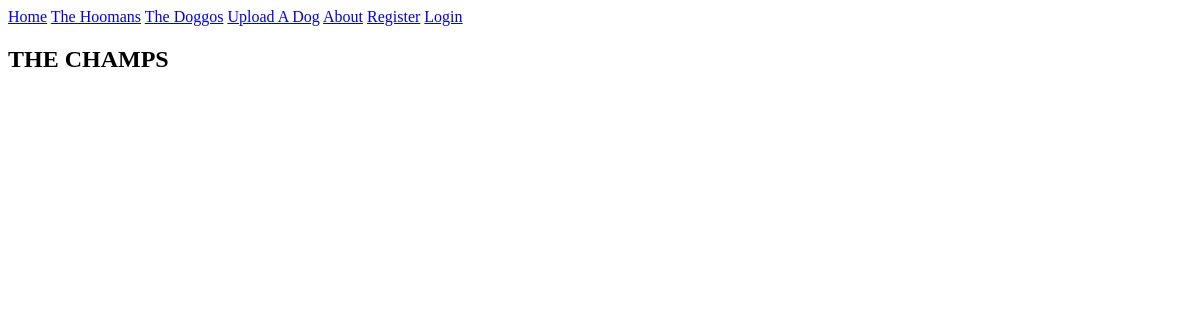
The app's page /doggos/top-dogs, older data.
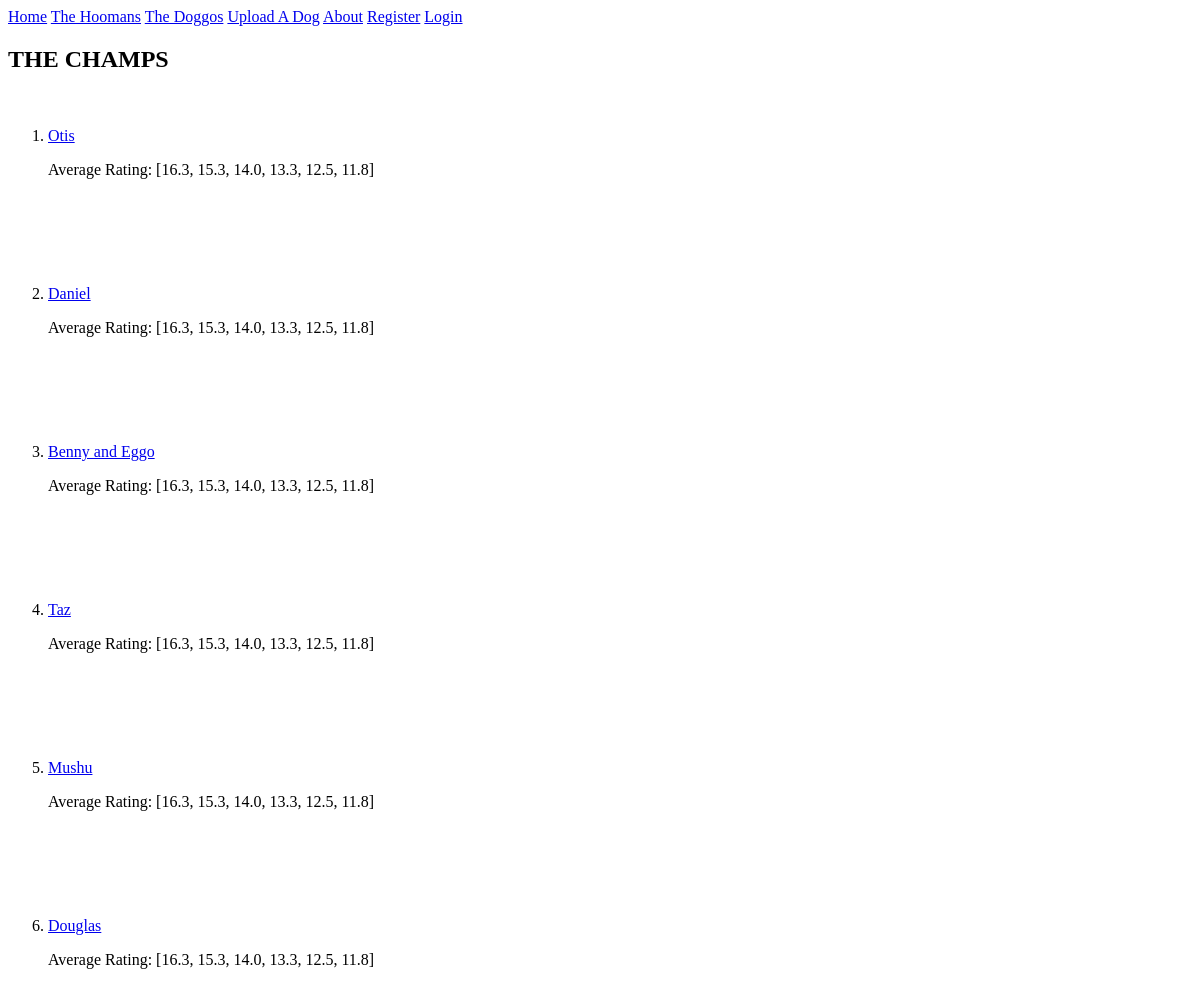
The same page, newer data.
### u_app/models.py (models this page shows)
class Doggo(models.Model):
    name = models.CharField(max_length=200)
    image_url = models.CharField(max_length=500)
    age = models.IntegerField(blank=True)
    description = models.CharField(max_length=500)
    entry_date = models.DateTimeField(auto_now_add=True)
    submitter = models.ForeignKey(MyUser, on_delete=models.CASCADE)
    average_rating = models.IntegerField(default=0)

### u_app/views.py (the view)
# urls.py: path('doggos/top-dogs', views.top_dog_view, name='scoreboard'),
def top_dog_view(request):
    """Query database and calculate average rating for a doggo,
    list in order and limit to top 5 dogs"""
    connection = sqlite3.connect("db.sqlite3")
    cursor = connection.cursor()
    cursor.execute("""
        SELECT
        rated_doggo_id,
        ROUND(AVG(vote_value), 1) as average_rating
        FROM u_app_rating
        GROUP BY rated_doggo_id
        ORDER BY average_rating DESC
        LIMIT 6""")
    ordered_results = cursor.fetchall()     # returns list of tuples (i, j)
    ids = []
    avgs = []
    for (i, j) in ordered_results:
        dog_info = Doggo.objects.get(id=i)
        ids.append(dog_info)
        avg = j
        avgs.append(avg)
    topdog_template_info = {
        "topdogs": ids,
        "topavg": avgs,
    }
    return render(
        request, 'doggo_top_dogs_template.html', topdog_template_info
        )

### u_app/templates/doggo_top_dogs_template.html (shortened to what this page needs)
<!DOCTYPE html>
<html lang="en">
<head>
</head>
{% extends 'base.html' %}
{% block content %}
<body>
    <h2>THE CHAMPS</h2>
    <br>
<ol>
{% for topdog in topdogs %}
    <li><a href="http://localhost:8000/doggos/{{topdog.id}}">{{ topdog.name }}</a>
    <p>Average Rating: {{ topavg }}</p>
    <br>
    <img src='{{topdog.image_url}}' alt="" height="300"><br>
<br><br><br></li>
{% endfor %}
</ol>
</body>
{% endblock content %}

### u_app/templates/base.html
<!DOCTYPE html>
<html>
<head>
</head>
<body>
    <a href="{% url 'home' %}">Home</a>
    <a href="{% url 'users' %}">The Hoomans</a>
    <a href="{% url 'doggo_polls' %}">The Doggos</a>
    <a href="{% url 'register_dog' %}">Upload A Dog</a>
    <a href="{% url 'about_me' %}">About</a>
    {% if user.is_authenticated %}
        Hello, {{ user.email }}
    <a href="{% url 'logout' %}">Logout</a>
    {% else %}
    <a href="{% url 'register' %}">Register</a>
    <a href="{% url 'login' %}">Login</a>
    {% endif %}
{% block content %}{% endblock content %}
</body>
</html>

Row changes from the older to the newer data that the page shows:
added Doggo: name "Otis", topavg "[16.3, 15.3, 14.0, 13.3, 12.5, 11.8]"
added Doggo: name "Daniel", topavg "[16.3, 15.3, 14.0, 13.3, 12.5, 11.8]"
added Doggo: name "Benny and Eggo", topavg "[16.3, 15.3, 14.0, 13.3, 12.5, 11.8]"
added Doggo: name "Taz", topavg "[16.3, 15.3, 14.0, 13.3, 12.5, 11.8]"
added Doggo: name "Mushu", topavg "[16.3, 15.3, 14.0, 13.3, 12.5, 11.8]"
now on this page (row edited): Doggo: name "Douglas", topavg "[16.3, 15.3, 14.0, 13.3, 12.5, 11.8]"
